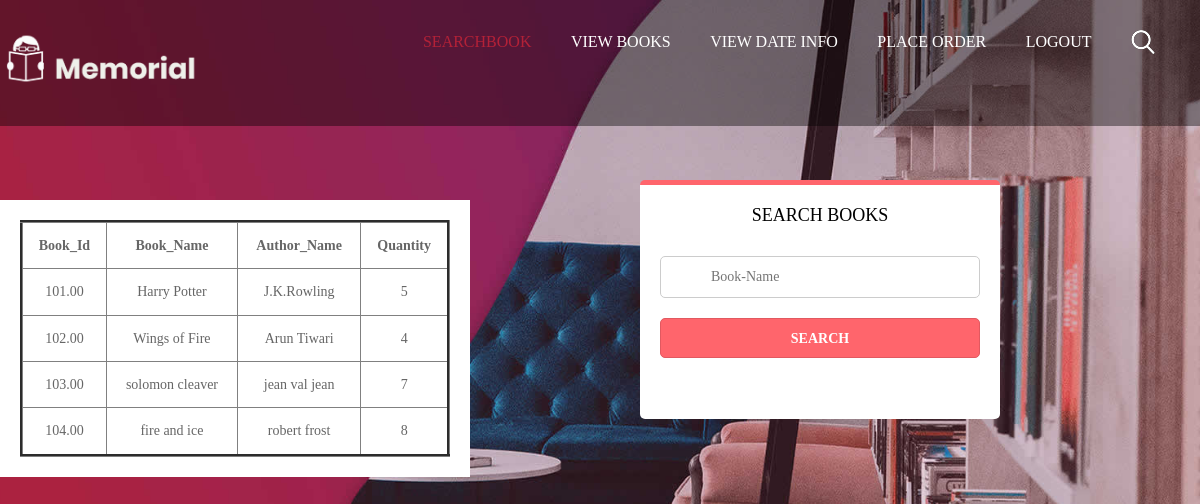
Page /studlog/ on the earlier database version.
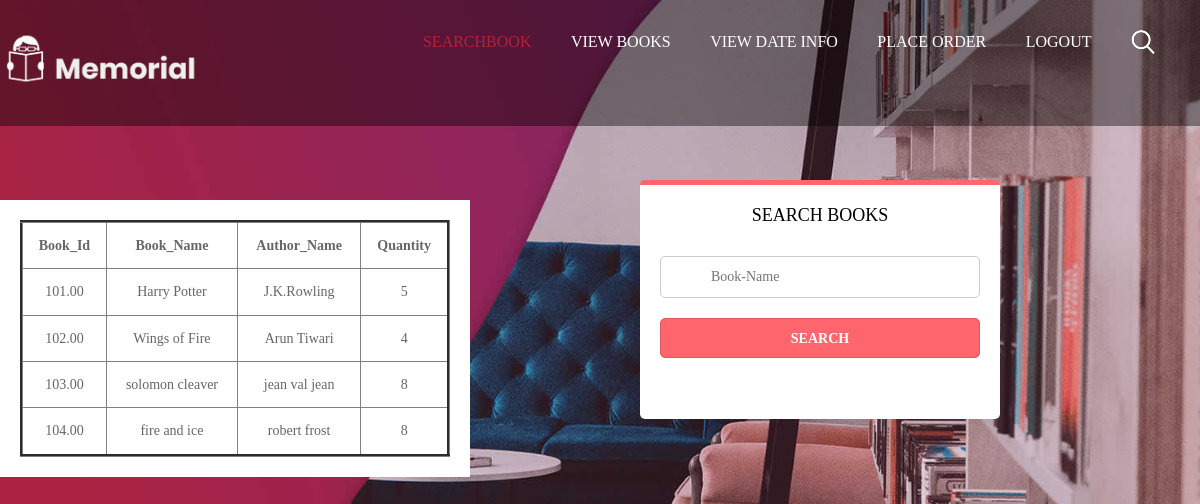
Same page on the later database version.
### library/models.py (models this page shows, shortened)
class Add_Book(models.Model):
    Book_id=models.DecimalField(max_digits=10,null=False,blank=True,decimal_places=2)
    Book_name=models.CharField(max_length=250,null=True,blank=True)
    Author_name=models.CharField(max_length=230,null=True,blank=True)
    Quantity=models.IntegerField(null=True)

### library/views.py (the view)
# urls.py: path('studlog/',views.studlog,name="studlog"),
def studlog(request):
    if request.method=='POST':
        b_name=request.POST['book_name']
        x=Add_Book.objects.get(Book_name=b_name)
        return render(request, 'viewstud.html',{'view':x})
    else:
       x=Add_Book.objects.all()
    return render(request,'studlog.html',{"data":x})

### library/templates/studlog.html (shortened to what this page needs)
{% load static %}
<!DOCTYPE html>
<html lang="en">
   <head>
      <link rel="stylesheet" href="{% static 'css/bootstrap.min.css' %}">
      <link rel="stylesheet" href="{% static 'css/style.css' %}">
      <link rel="stylesheet" href="{% static 'css/responsive.css' %}">
      <link rel="stylesheet" href="{% static 'css/jquery.mCustomScrollbar.min.css' %}">
      <link href="{% static 'css/login.css' %}" rel='stylesheet' type='text/css'>
   </head>
   <body class="main-layout home_page" style="background-image: url('/static/images/banner.jpg');height: 100%;width: 100%;">
      <header>
         <div class="header">
            <div class="container">
               <div class="row">
                  <div class="col-xl-3 col-lg-3 col-md-3 col-sm-3 col logo_section">
                     <div class="full">
                        <div class="center-desk">
                           <div class="logo"> <a href="index.html"><img src="{% static 'images/logo.png' %}" alt="#"  style="margin: -60px;padding-left: 20px;"></a> </div>
                        </div>
                     </div>
                  </div>
                  <div class="col-xl-9 col-lg-9 col-md-9 col-sm-9">
                     <div class="menu-area">
                        <div class="limit-box">
                           <nav class="main-menu">
                              <ul class="menu-area-main">
                                 <li class="active"> <a href="/studlog">Searchbook</a> </li>
                                 <li><a href="/view_studbook">VIEW BOOKS</a></li>
                                 <li><a href="/viewdateinfo">view date info</a></li>
                                 <li><a href="/orderbook">PLACE ORDER</a></li>
                                 <li><a href="/logout">LOGOUT</a></li>
                                 <li class="mean-last"> <a href="#"><img src="{% static 'images/search_icon.png' %}" alt="#" /></a></li>
                              </ul>
                           </nav>
                        </div>
                     </div>
                  </div>
               </div>
            </div>
         </div>
      </header>
      <div class="container" style="background-color: white; text-align: center; padding: 20px; margin: 200px 0 0 0px;width:470px;">
         <table border="3" style="width: 100%; height: 100%; border-collapse: collapse; text-align: center; margin:0;">
              <tr>
                  <th style="padding: 10px;">Book_Id</th>
                  <th style="padding: 10px;">Book_Name</th>
                  <th style="padding: 10px;">Author_Name</th>
                  <th style="padding: 10px;">Quantity</th>
              </tr>
              {% for i in data %}
                 <tr>
                  <td style="padding: 10px;">{{i.Book_id}}</td>
                  <td style="padding: 10px;">{{i.Book_name}}</td>
                  <td style="padding: 10px;">{{i.Author_name}}</td>
                  <td style="padding: 10px;">{{i.Quantity}}</td>
                 </tr>
              {% endfor %}
          </table>
      </div>
        <div class="login-block" style="background-color: white; text-align: center; padding: 20px; margin:180px; position: absolute; top: 0; right: 20px; width: 30%;">
               <form action="" method="post" class="form-group">
              <h1>Search Books</h1>
              <input type="text" value="" placeholder="Book-Name" name="book_name"><br>
              <button type="submit" class="btn-sm">Search</button><br><br>
            </form>
        </div>
   </body>
</html>

Differences in the rows shown:
changed Add_Book "solomon cleaver": Quantity "7" → "8"
